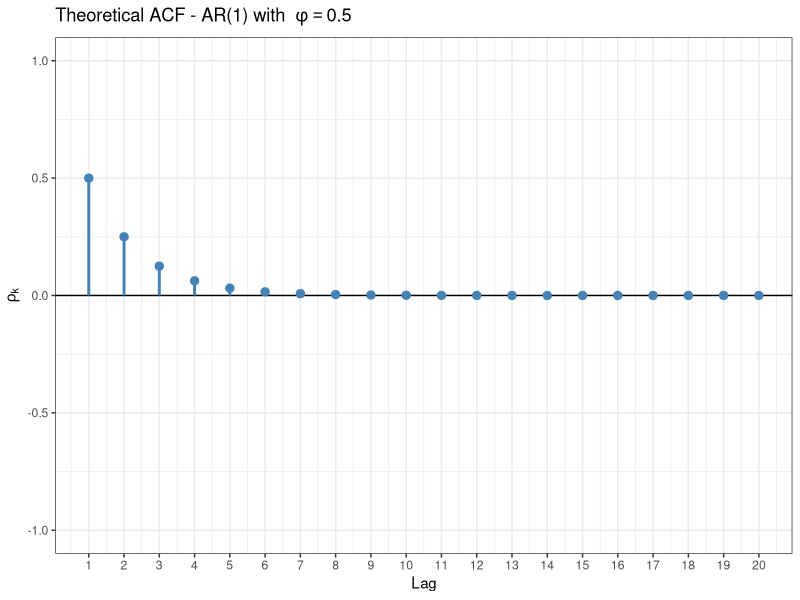
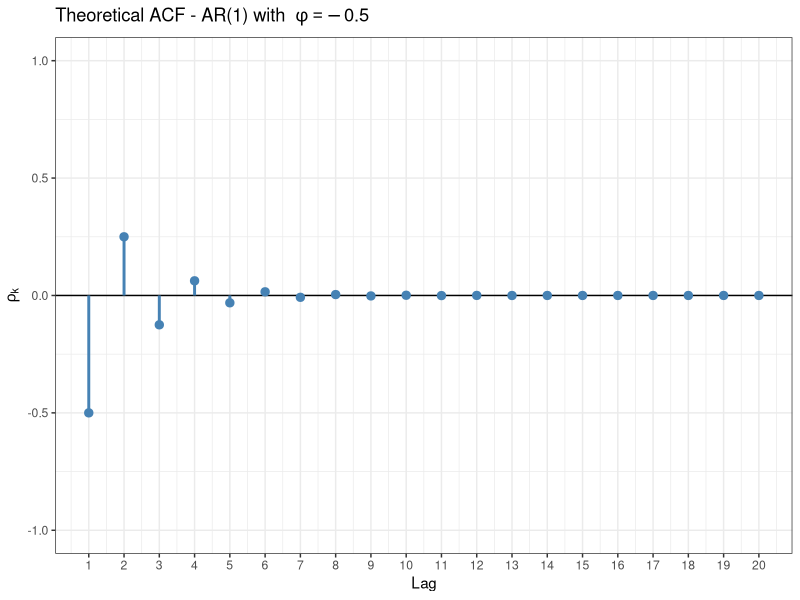
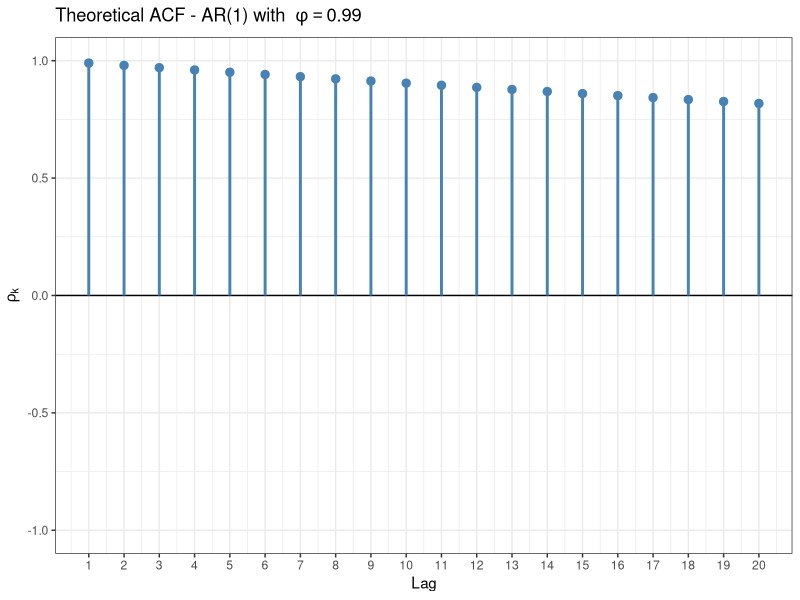

Write R code to recreate these figures, in order.
load_package<-function(x){
  x<-as.character(match.call()[[2]])
  if (!require(x,character.only=TRUE)){
    install.packages(pkgs=x,repos="http://cran.r-project.org")
    require(x,character.only=TRUE)
  }
}

load_package('readxl')
load_package('ggplot2')
load_package('dplyr')



# ============================================
# Packages
# ============================================
library(readxl)
library(ggplot2)
library(dplyr)

# ============================================
# 0. Directory
# ============================================
setwd("C:/Users/Pedro/Dropbox/Time_Series_School_of_Methods/lecture1")

# Theoretical correlogram for AR(1) with phi = 0.5
phi     <- 0.5
max_lag <- 20

# Theoretical autocorrelations: rho_k = phi^k
lags <- 1:max_lag
rho  <- phi^lags

# Data frame for ggplot
df <- data.frame(lag = lags, rho = rho)

# Plot
g1 <- ggplot(df, aes(x = lag, y = rho)) +
  geom_hline(yintercept = 0, linewidth = 0.5, color = "black") +
  geom_segment(aes(x = lag, xend = lag, y = 0, yend = rho),
               color = "steelblue", linewidth = 1) +
  geom_point(color = "steelblue", size = 2.5) +
  scale_x_continuous(breaks = 1:max_lag) +
  scale_y_continuous(limits = c(-1, 1)) +
  labs(
    title    = expression("Theoretical ACF - AR(1) with " ~ phi == 0.5),
    x        = "Lag",
    y        = expression(rho[k])
  ) +
  theme_bw()
  
# Save Theoretical Correlogram for phi = 0.5  
ggsave("The_Correl_AR_P05.pdf", plot = g1, width = 8, height = 5)


# Theoretical correlogram for AR(1) with phi = -0.5
phi     <- - 0.5
max_lag <- 20

# Theoretical autocorrelations: rho_k = phi^k
lags <- 1:max_lag
rho  <- phi^lags

# Data frame for ggplot
df <- data.frame(lag = lags, rho = rho)

# Plot
g2 <- ggplot(df, aes(x = lag, y = rho)) +
  geom_hline(yintercept = 0, linewidth = 0.5, color = "black") +
  geom_segment(aes(x = lag, xend = lag, y = 0, yend = rho),
               color = "steelblue", linewidth = 1) +
  geom_point(color = "steelblue", size = 2.5) +
  scale_x_continuous(breaks = 1:max_lag) +
  scale_y_continuous(limits = c(-1, 1)) +
  labs(
    title    = expression("Theoretical ACF - AR(1) with " ~ phi == -0.5),
    x        = "Lag",
    y        = expression(rho[k])
  ) +
  theme_bw()
# Save Theoretical Correlogram for phi = -0.5  
ggsave("The_Correl_AR_N05.pdf", plot = g2, width = 8, height = 5)  
  
  
# Theoretical correlogram for AR(1) with phi = 0.99
phi     <-  0.99
max_lag <- 20

# Theoretical autocorrelations: rho_k = phi^k
lags <- 1:max_lag
rho  <- phi^lags

# Data frame for ggplot
df <- data.frame(lag = lags, rho = rho)

# Plot
g3 <- ggplot(df, aes(x = lag, y = rho)) +
  geom_hline(yintercept = 0, linewidth = 0.5, color = "black") +
  geom_segment(aes(x = lag, xend = lag, y = 0, yend = rho),
               color = "steelblue", linewidth = 1) +
  geom_point(color = "steelblue", size = 2.5) +
  scale_x_continuous(breaks = 1:max_lag) +
  scale_y_continuous(limits = c(-1, 1)) +
  labs(
    title    = expression("Theoretical ACF - AR(1) with " ~ phi == 0.99),
    x        = "Lag",
    y        = expression(rho[k])
  ) +
  theme_bw()  
  
# Save Theoretical Correlogram for phi = 0.99  
ggsave("The_Correl_AR_P099.pdf", plot = g3, width = 8, height = 5)  
